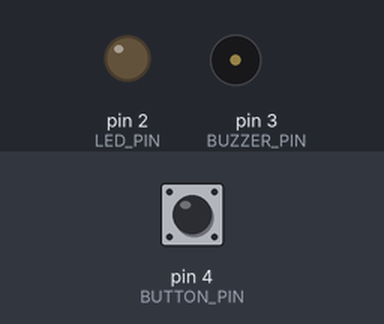
The sketch below on a simulated Arduino Uno, built with avr-gcc and run on an emulated ATmega328P. Shown: output pins drawn as LEDs (lit = HIGH), buzzer (waves = sounding). The test bench sets the inputs (shaded band); at power-on: pin 4 (BUTTON_PIN) HIGH.

Above: at 1.2 s.
1.3 s: pin 4 (BUTTON_PIN) pulled LOW for 0.25 s
At 1.47 s:
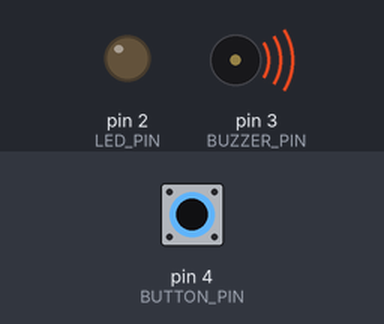
At 2.8 s:
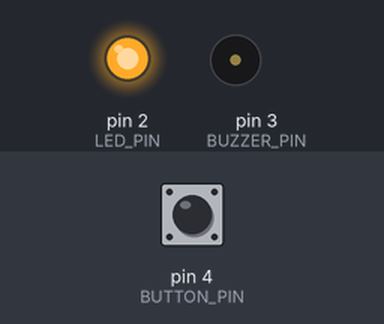
Timing chart, 0 to 4.3 s (numbered marks = the images above; inputs shaded):
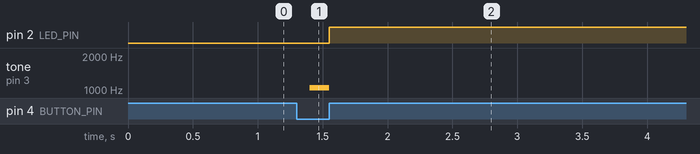

Measured:
- after the input at 1.3 s, pin 2 (LED_PIN): LOW → HIGH after 0.25 s; tone on pin 3 (BUZZER_PIN): silent → 1047 Hz after 0.10 s, → silent 0.15 s later

The sketch:

sketch_dec19a.ino
```cpp
unsigned long myTime;
unsigned long now;
bool statusOn;
int buttonStatus;

#define BUZZER_PIN 3
#define BUTTON_PIN 4
#define LED_PIN 2

// try it on
// https://wokwi.com/projects/384488016922221569

void setup() {
  //start serial connection
  //Serial.begin(9600);

  pinMode(BUTTON_PIN, INPUT_PULLUP);
  pinMode(LED_PIN, OUTPUT);
  pinMode(BUZZER_PIN, OUTPUT);

  now = millis();
  statusOn = false;

}

void loop() {
    //Serial.print("---");
    now = millis();

    //read the pushbutton value into a variable
    int buttonStatus = digitalRead(BUTTON_PIN);

    //print out the value of the time diff
    //Serial.println( myTime - now ? myTime - now : 0 );

    if ( ! buttonStatus && (now > myTime) ) {
        SingleTone();
        myTime = millis() + 10000;
    }

    if ( now < myTime && ! statusOn ) {
      statusOn = true;
      digitalWrite(LED_PIN, true );
    }

    if ( statusOn && now > myTime ) {
      statusOn = false;
      digitalWrite(LED_PIN, false );
      TrippleTone();
    }

    delay(200);

}

void SingleTone()
{
    tone(BUZZER_PIN, 1047, 250);
    delay(150);
    noTone(BUZZER_PIN);
}

void TrippleTone()
{
    tone(BUZZER_PIN, 262, 250);
    delay(200);
    tone(BUZZER_PIN, 196, 100);
    delay(200);
    tone(BUZZER_PIN, 220, 100);
    delay(200);
    noTone(BUZZER_PIN);
}
```
